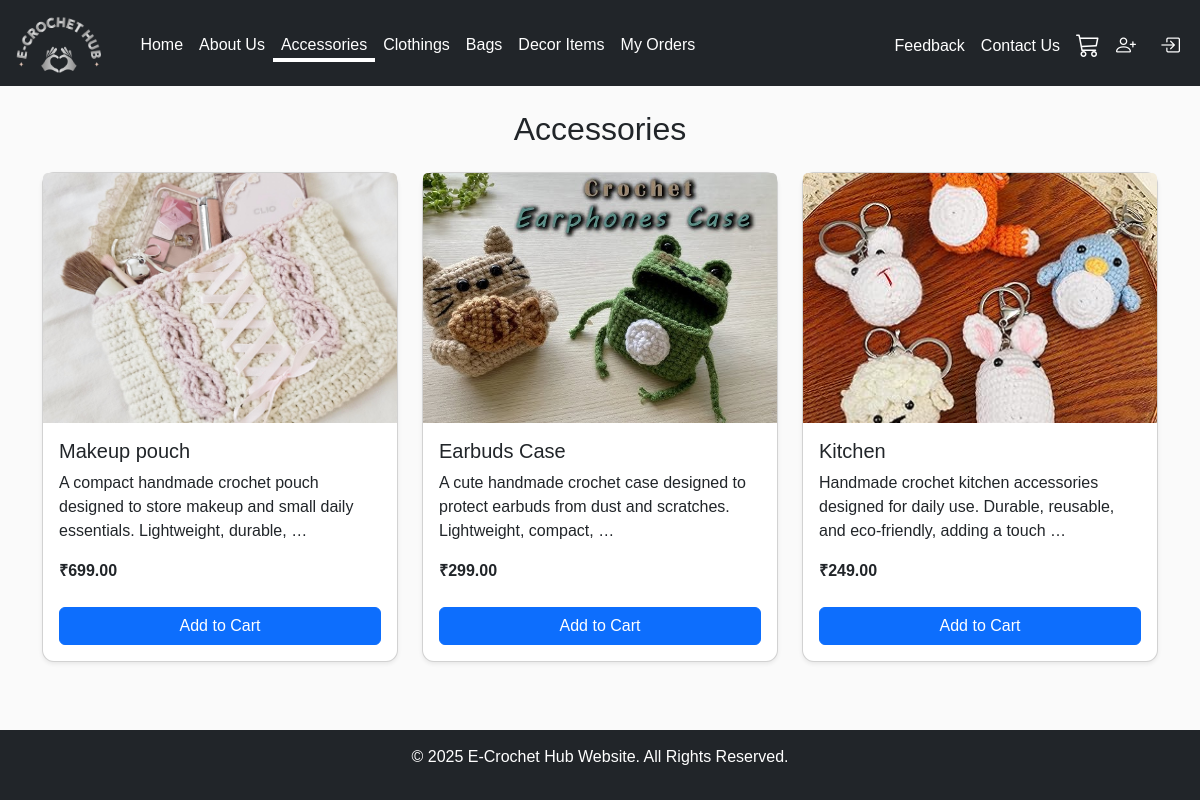
Screenshot of /accessories/ with the database file from the repository.
### app/models.py (models this page shows, shortened)
class Product(models.Model):
    category = models.ForeignKey(Category, on_delete=models.CASCADE)
    name = models.CharField(max_length=200)
    price = models.DecimalField(max_digits=10, decimal_places=2)
    description = models.TextField()
    image = models.ImageField(upload_to="products/", blank=True, null=True)

### app/views.py (the view)
# urls.py: path('accessories/', views.accessories, name='accessories'),
def accessories(request):
    cat = Category.objects.filter(name__iexact="Accessories").first()
    products = Product.objects.filter(category=cat)
    return render(request, "accessories.html", {"products": products})

### app/context_processors.py (called while the page is built)
def cart_count(request):
    if request.user.is_authenticated:
        return {
            "cart_count": Cart.objects.filter(user=request.user).count()
        }
    return {"cart_count": 0}

### templates/accessories.html (shortened to what this page needs)
{% extends "base.html" %}
{% block content %}
<div class="container mt-4">
    <h2 class="text-center mb-4">Accessories</h2>
    <div class="row">
        {% for item in products %}
        <div class="col-md-4 mb-4">
            <div class="card shadow-sm">
                {% if item.image %}
                    <img src="{{ item.image.url }}"
                         class="card-img-top"
                         style="height:250px; object-fit:cover;">
                {% endif %}
                <div class="card-body">
                    <h5 class="card-title">{{ item.name }}</h5>
                    <p>{{ item.description|truncatewords:15 }}</p>
                    <p class="fw-bold">₹{{ item.price }}</p>
                    <a href="{% url 'add_to_cart' item.id %}"
                       class="btn btn-primary w-100 mt-2">
                        Add to Cart
                    </a>
                </div>
            </div>
        </div>
        {% empty %}
        <div class="col-12 text-center">
            <p class="text-muted">No products available</p>
        </div>
        {% endfor %}
    </div>
</div>
{% endblock %}

### templates/base.html (shortened to what this page needs)
<!DOCTYPE html>
<html lang="en">
{% load static %}
<head>
    <link rel="stylesheet" href="https://cdn.jsdelivr.net/npm/bootstrap@5.3.2/dist/css/bootstrap.min.css">
    <link rel="stylesheet" href="https://cdn.jsdelivr.net/npm/bootstrap-icons@1.11.1/font/bootstrap-icons.css">
    <link rel="stylesheet" href="{% static 'home.css' %}">
    <link rel="stylesheet" href="{% static 'app/home.css' %}">
</head>
<body>
<nav class="navbar navbar-expand-lg navbar-dark bg-dark">
    <div class="container-fluid">
        <a class="navbar-brand d-flex align-items-center" href="/">
            <img src="{% static 'images/logo.png' %}" style="height: 60px; margin-right: 10px;border-radius: 15px;">
        </a>
        <div class="collapse navbar-collapse" id="navbarNav">
            <ul class="navbar-nav me-auto">
    <li class="nav-item">
        <a class="nav-link {% if request.path == '/' %}active{% endif %}" href="{% url 'home' %}">Home</a>
    </li>
    <li class="nav-item">
        <a class="nav-link {% if '/about' in request.path %}active{% endif %}" href="{% url 'about' %}">About Us</a>
    </li>
    <li class="nav-item">
        <a class="nav-link {% if '/accessories' in request.path %}active{% endif %}" href="/accessories">Accessories</a>
    </li>
    <li class="nav-item">
        <a class="nav-link {% if '/clothings' in request.path %}active{% endif %}" href="/clothings">Clothings</a>
    </li>
    <li class="nav-item">
        <a class="nav-link {% if '/bags' in request.path %}active{% endif %}" href="/bags">Bags</a>
    </li>
    <li class="nav-item">
        <a class="nav-link {% if '/decor_items' in request.path %}active{% endif %}" href="/decor_items">Decor Items</a>
    </li>
    <li class="nav-item">
        <a class="nav-link" href="{% url 'my_orders' %}">My Orders</a>
    </li>
</ul>
<ul class="navbar-nav align-items-center">
    <li class="nav-item">
        <a class="nav-link {% if '/feedback' in request.path %}active{% endif %}" href="/feedback">Feedback</a>
    </li>
    <li class="nav-item">
        <a class="nav-link {% if '/contact' in request.path %}active{% endif %}" href="/contact">Contact Us</a>
    </li>
    <li class="nav-item position-relative">
        <a href="/cart" class="nav-link {% if '/cart' in request.path %}active{% endif %}">
            <i class="bi bi-cart3 fs-4"></i>
        </a>
    </li>
                {% if request.user.is_authenticated %}
                <li class="nav-item">
                    <span class="nav-link text-white fw-bold">
                        Hello, {{ request.user.username }} 👋
                    </span>
                </li>
                <li class="nav-item ms-2">
                    <a href="/logout" class="nav-link text-danger fw-bold">
                        Logout
                    </a>
                </li>
                {% else %}
                <li class="nav-item">
                    <a href="/signup" class="nav-link" title="Sign Up">
                        <i class="bi bi-person-plus fs-5"></i>
                    </a>
                </li>
                <li class="nav-item ms-2">
                    <a href="/login" class="nav-link" title="Login">
                        <i class="bi bi-box-arrow-in-right fs-5"></i>
                    </a>
                </li>
                {% endif %}
</ul>
        </div>
    </div>
</nav>
    <div class="content-wrap">
        {% block content %}{% endblock %}
    </div>
    <footer>
        <p>© 2025 E-Crochet Hub Website. All Rights Reserved.</p>
    </footer>
</body>
</html>

### static/home.css (style rules this page uses)
* { margin: 0; padding: 0; box-sizing: border-box; }
body { background: #fafafa; font-family: Arial, sans-serif; padding-bottom: 70px; }
.navbar-brand img { border-radius: 10px; }
.nav-link { font-size: 16px; color: white; }
.navbar-nav .nav-link { position: relative; padding-bottom: 3px; }
.navbar-nav .nav-link::after { content: ""; position: absolute; left: 0; bottom: 0; width: 0%; height: 2px; background: white; transition: 0.3s; }
.navbar-nav .nav-link:hover::after, .navbar-nav .nav-link.active::after { width: 100%; }
.card { border-radius: 12px; }

### templates/base.html (style rules this page uses)
body, html { height: 100%; margin: 0; }
.content-wrap { min-height: calc(100vh - 180px); display: block; }
footer { background: #212529; color: white; text-align: center; padding: 15px 0; margin-top: auto; }
.nav-link.active { color: white; font-weight: 500 !important; border-bottom: 2px solid white; padding-bottom: 3px; }

### rows the page displays
Product: image (picture), name "Makeup pouch", description "A compact handmade crochet pouch designed to store makeup and small daily essentials. Lightweight, durable, …", price "699.00"
Product: image (picture), name "Earbuds Case", description "A cute handmade crochet case designed to protect earbuds from dust and scratches. Lightweight, compact, …", price "299.00"
Product: image (picture), name "Kitchen", description "Handmade crochet kitchen accessories designed for daily use. Durable, reusable, and eco-friendly, adding a touch …", price "249.00"
